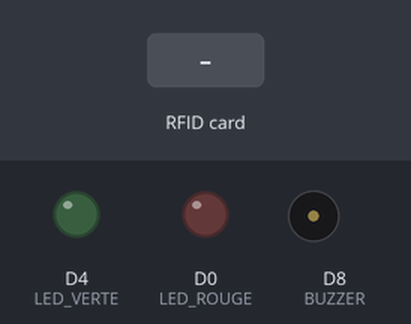
The sketch below on a simulated ESP8266 (NodeMCU). On the bench: output pins drawn as LEDs (lit = HIGH), buzzer (waves = sounding). Dashed ring = blinking. Inputs (shaded band) come from the test bench. WiFi joins after 1.5 s; servers stay silent unless stated; uploads are accepted with an empty reply; what the sketch prints to the serial monitor is not drawn.

Above: at 2.7 s.
2.8 s: RFID card 5E 7A 19 C4 held to the reader
At 3.21 s:
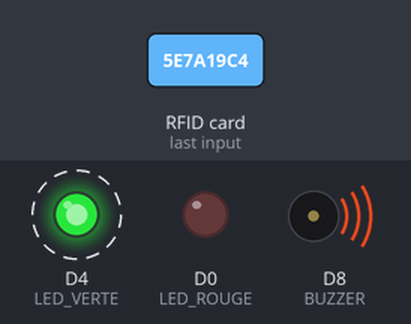
Timing chart, 0 to 5.8 s (numbered marks = the images above; inputs shaded):
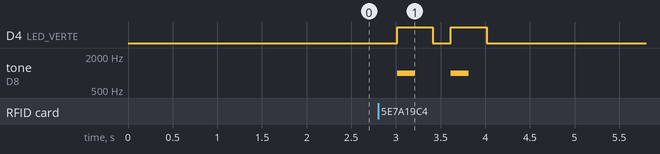

The sketch:

Proj_eit_rfid.ino
```cpp
#include <SPI.h>
#include <MFRC522.h>
#include <ESP8266WiFi.h>
#include <ESP8266HTTPClient.h>

#define RST_PIN     D1
#define SS_PIN      D2
#define LED_ROUGE   D0  // GPIO16
#define LED_VERTE   D4  // GPIO2
#define BUZZER      D8  // GPIO15

const char* ssid = "Airbox-5D9E";
const char* password = "@MDCHRISTOPHER@";
const String serverName = "http://192.168.1.151:3000/api";

MFRC522 rfid(SS_PIN, RST_PIN);
String mode = "controle";

String dernierUID = "";               // Anti-double scan
unsigned long dernierScan = 0;
unsigned long dernierModeCheck = 0;
const unsigned long intervalleMode = 5000;

void setup() {
  Serial.begin(115200);
  SPI.begin();
  rfid.PCD_Init();

  pinMode(LED_ROUGE, OUTPUT);
  pinMode(LED_VERTE, OUTPUT);
  pinMode(BUZZER, OUTPUT);

  WiFi.begin(ssid, password);
  Serial.print("Connexion WiFi...");
  while (WiFi.status() != WL_CONNECTED) {
    delay(500);
    Serial.print(".");
  }
  Serial.println("\nConnecté !");
}

void loop() {
  unsigned long maintenant = millis();

  if (maintenant - dernierModeCheck >= intervalleMode) {
    lireMode();
    digitalWrite(LED_ROUGE, (mode == "enregistrement") ? HIGH : LOW);
    dernierModeCheck = maintenant;
  }

  if (!rfid.PICC_IsNewCardPresent() || !rfid.PICC_ReadCardSerial()) return;

  String uid = "";
  for (byte i = 0; i < rfid.uid.size; i++) {
    uid += String(rfid.uid.uidByte[i] < 0x10 ? "0" : "");
    uid += String(rfid.uid.uidByte[i], HEX);
    uid += " ";
  }
  uid.trim();

  // 🔁 Anti-doublon : ne pas traiter plusieurs fois la même carte dans les 5s
  if (uid == dernierUID && millis() - dernierScan < 5000) return;
  dernierUID = uid;
  dernierScan = millis();

  Serial.print("Carte détectée UID: ");
  Serial.println(uid);

  if (mode == "enregistrement") {
    envoyerDernierUID(uid);  // ✅ On notifie le backend
    Serial.println(">> Mode ENREGISTREMENT actif.");
    tone(BUZZER, 1500, 200);
    delay(3000);
  } else {
    verifierAcces(uid);
  }

  delay(1000);
}

void lireMode() {
  if (WiFi.status() == WL_CONNECTED) {
    WiFiClient client;
    HTTPClient http;
    http.begin(client, serverName + "/mode");
    int code = http.GET();
    if (code == 200) {
      String payload = http.getString();
      mode = (payload.indexOf("enregistrement") != -1) ? "enregistrement" : "controle";
      Serial.println("Mode actuel : " + mode);
    }
    http.end();
  }
}

void verifierAcces(String uid) {
  if (WiFi.status() == WL_CONNECTED) {
    WiFiClient client;
    HTTPClient http;
    http.begin(client, serverName + "/verify");
    http.addHeader("Content-Type", "application/json");
    String jsonData = "{\"uid\":\"" + uid + "\"}";
    int code = http.POST(jsonData);

    if (code == 200) {
      Serial.println("✅ Carte reconnue !");
      clignoterLEDVerte(2);
    } else {
      Serial.println("❌ Carte inconnue !");
      digitalWrite(LED_VERTE, HIGH);
      tone(BUZZER, 800);
      delay(3000);
      digitalWrite(LED_VERTE, LOW);
      noTone(BUZZER);
    }
    http.end();
  }
}

void clignoterLEDVerte(int nbBips) {
  for (int i = 0; i < nbBips; i++) {
    digitalWrite(LED_VERTE, HIGH);
    tone(BUZZER, 1000, 200);
    delay(400);
    digitalWrite(LED_VERTE, LOW);
    delay(200);
  }
}

void envoyerDernierUID(String uid) {
  if (WiFi.status() == WL_CONNECTED) {
    WiFiClient client;
    HTTPClient http;
    http.begin(client, serverName + "/last");
    http.addHeader("Content-Type", "application/json");

    String json = "{\"uid\":\"" + uid + "\"}";
    http.POST(json);
    http.end();
  }
}
```

Measured:
- after the input at 2.8 s, D4 (LED_VERTE): alternates HIGH for 0.40 s and LOW for 0.20 s, 4 changes in all, then stays LOW, starting after 0.21 s; tone on D8 (BUZZER): alternates 1000 Hz for 0.20 s and silent for 0.40 s, 4 changes in all, then stays silent, starting after 0.21 s
